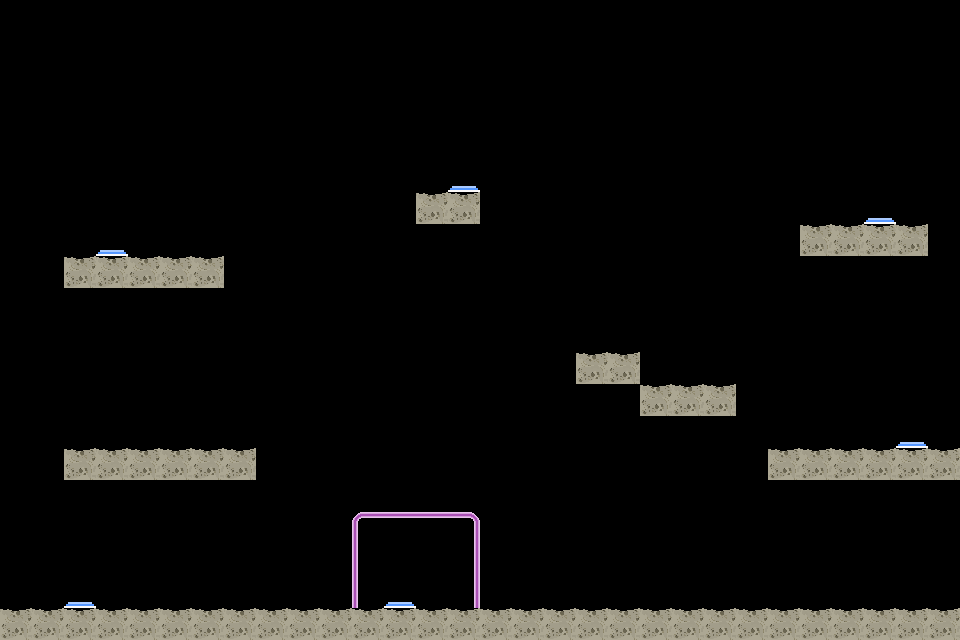

Rendered tile map (Tiled .tmx) drawn with the repository's tilesets; below, a short description and the map source with its tile grids summarised:
An orthogonal 30x20 tile map with 32x32 px tiles, 3 tile layers (moonBlocks, domeBlocks, spawnBlocks).

<map version="1.0" orientation="orthogonal" renderorder="right-down" width="30" height="20" tilewidth="32" tileheight="32" nextobjectid="1">
 <tileset firstgid="1" name="mapTileSet3" tilewidth="32" tileheight="32" tilecount="7" columns="7">
  <image source="tileset/mapTileSet3.png" width="224" height="32" />
 </tileset>
 <layer name="moonBlocks" width="30" height="20">
  <data>[600 cells, 58 non-empty, 1 distinct tile ids]</data>
 </layer>
 <layer name="domeBlocks" width="30" height="20">
  <data>[600 cells, 8 non-empty, 5 distinct tile ids]</data>
 </layer>
 <layer name="spawnBlocks" width="30" height="20">
  <data>[600 cells, 6 non-empty, 1 distinct tile ids]</data>
 </layer>
</map>